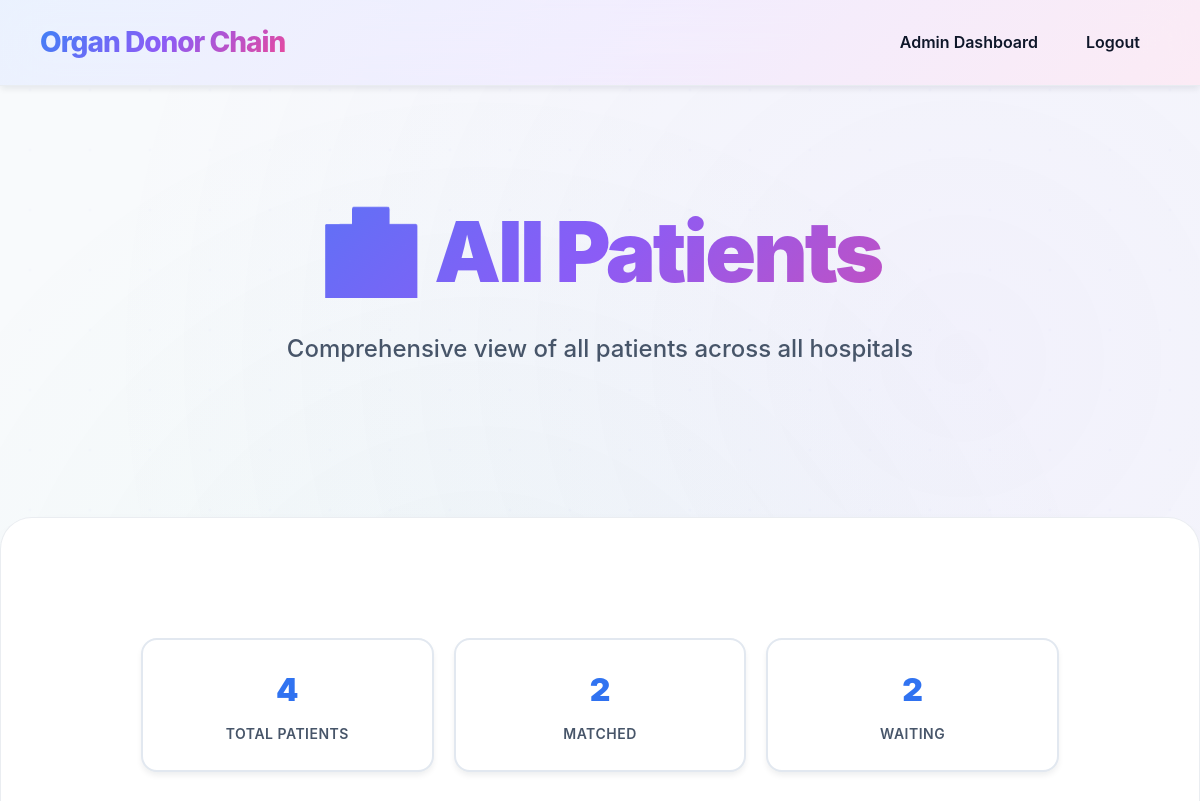
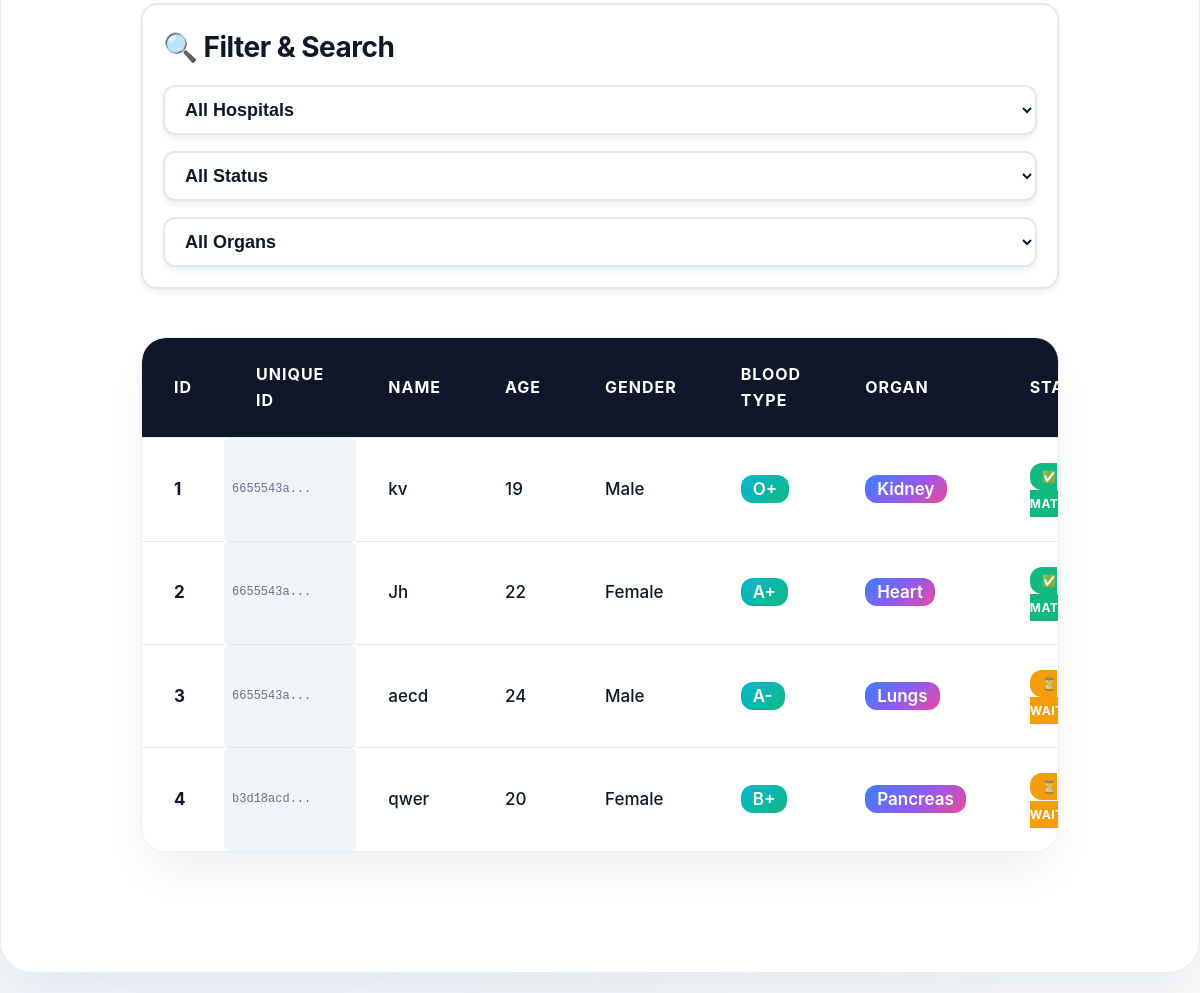
Page /admin_patients (signed in) on the earlier database version (2 pictures, top to bottom).
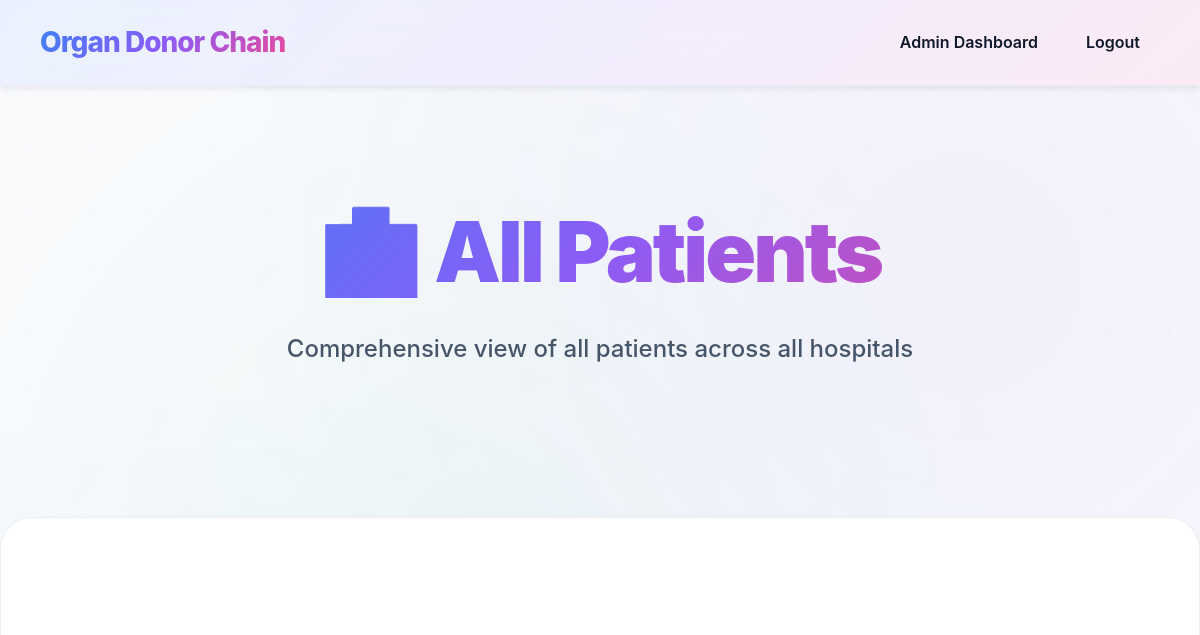
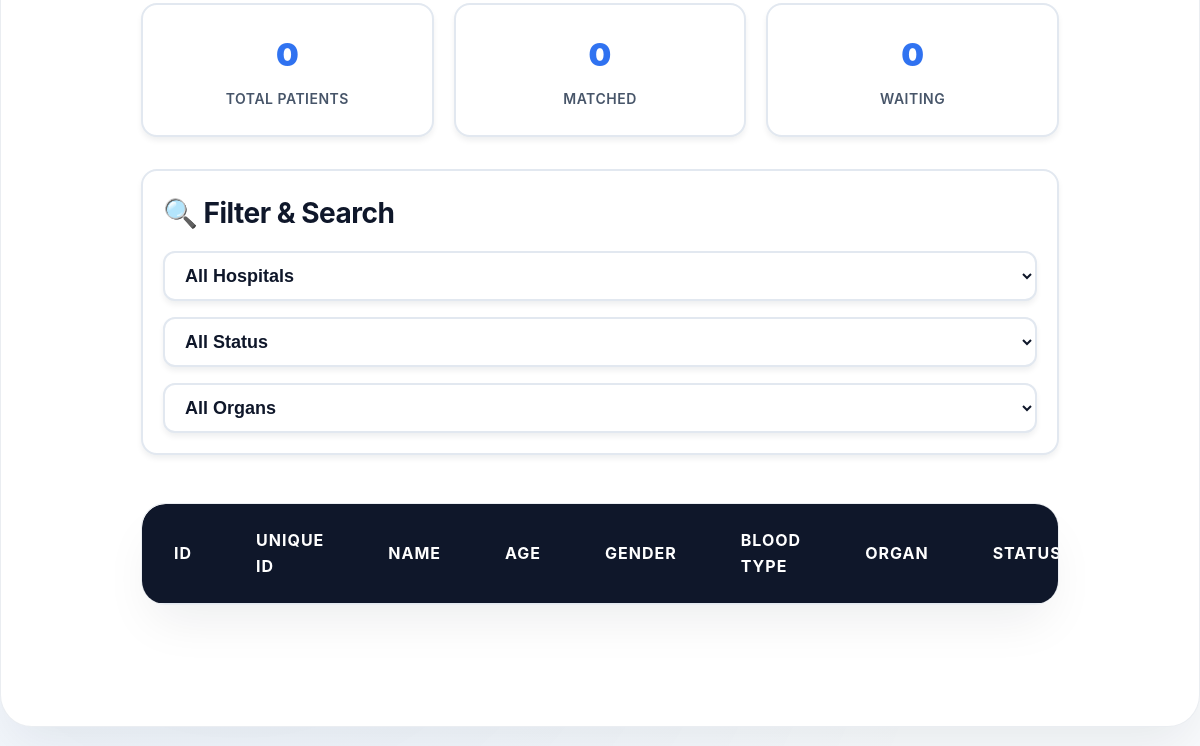
Same page on the later database version (2 pictures, top to bottom).
### tables this page shows
CREATE TABLE patient (
        id INTEGER PRIMARY KEY AUTOINCREMENT,
        unique_id TEXT UNIQUE,
        hospital_id INTEGER,
        name TEXT,
        age INTEGER,
        gender TEXT,
        blood_type TEXT,
        organ TEXT,
        status TEXT DEFAULT 'Not Matched',
        registration_date TEXT DEFAULT CURRENT_TIMESTAMP,
        FOREIGN KEY (hospital_id) REFERENCES hospital(id)
    );

### server/app.py (the view)
@app.route('/admin_patients')
def admin_patients():
    if 'admin' not in session:
        return redirect('/login')
    conn = sqlite3.connect(DB)
    c = conn.cursor()
    try:
        c.execute('''
            SELECT p.id, p.unique_id, p.name, p.age, p.gender, p.blood_type, p.organ, p.status, p.registration_date, h.name as hospital_name
            FROM patient p
            JOIN hospital h ON p.hospital_id = h.id
            ORDER BY p.registration_date ASC
        ''')
        patients = c.fetchall()
    except sqlite3.OperationalError:
        c.execute('''
            SELECT p.id, p.name, p.age, p.gender, p.blood_type, p.organ, p.status, h.name as hospital_name
            FROM patient p
            JOIN hospital h ON p.hospital_id = h.id
            ORDER BY p.id ASC
        ''')
        old_patients = c.fetchall()
        patients = [(p[0], 'N/A', p[1], p[2], p[3], p[4], p[5], p[6], 'N/A', p[7]) for p in old_patients]
    conn.close()
    return render_template('admin_patients.html', patients=patients)

### client/templates/admin_patients.html (shortened to what this page needs)
<!DOCTYPE html>
<html>
<head>
    <link rel="stylesheet" href="../static/style.css">
</head>
<body>
<nav class="navbar">
    <div class="nav-container">
        <a class="brand" href="/login">Organ Donor Chain</a>
        <ul class="nav-links">
            <li><a href="/manage_hospitals">Admin Dashboard</a></li>
            <li><a href="/logout">Logout</a></li>
        </ul>
    </div>
</nav>
<section class="hero">
    <div class="hero-inner">
        <h1>🏥 All Patients</h1>
        <p>Comprehensive view of all patients across all hospitals</p>
    </div>
</section>
<div class="container container-wide">
    <div class="stats-header">
        <div class="stat-card">
            <div class="stat-number">{{ patients|length }}</div>
            <div class="stat-label">Total Patients</div>
        </div>
        <div class="stat-card">
            <div class="stat-number">{{ patients|selectattr('7', 'equalto', 'Matched')|list|length }}</div>
            <div class="stat-label">Matched</div>
        </div>
        <div class="stat-card">
            <div class="stat-number">{{ patients|selectattr('7', 'equalto', 'Not Matched')|list|length }}</div>
            <div class="stat-label">Waiting</div>
        </div>
    </div>
    <div class="hospital-filter">
        <h3 style="margin: 0 0 16px 0; color: var(--text-primary);">🔍 Filter & Search</h3>
        <div class="filter-controls">
            <select class="filter-select" id="hospitalFilter" onchange="filterByHospital()">
                <option value="">All Hospitals</option>
            </select>
            <select class="filter-select" id="statusFilter" onchange="filterByStatus()">
                <option value="">All Status</option>
            </select>
            <select class="filter-select" id="organFilter" onchange="filterByOrgan()">
                <option value="">All Organs</option>
            </select>
        </div>
    </div>
    <div class="table-container">
        <table id="patientsTable">
            <thead>
                <tr>
                    <th>ID</th>
                    <th>Unique ID</th>
                    <th>Name</th>
                    <th>Age</th>
                    <th>Gender</th>
                    <th>Blood Type</th>
                    <th>Organ</th>
                    <th>Status</th>
                </tr>
            </thead>
            <tbody>
                {% for patient in patients %}
                <tr data-hospital="{{ patient[9] }}" data-status="{{ patient[7] }}" data-organ="{{ patient[6] }}">
                    <td><strong>{{ patient[0] }}</strong></td>
                    <td class="unique-id-cell">{{ patient[1][:8] }}...</td>
                    <td>{{ patient[2] }}</td>
                    <td>{{ patient[3] }}</td>
                    <td>{{ patient[4] }}</td>
                    <td><span style="background: var(--secondary-gradient); color: white; padding: 4px 12px; border-radius: 12px; font-weight: 600;">{{ patient[5] }}</span></td>
                    <td><span style="background: var(--primary-gradient); color: white; padding: 4px 12px; border-radius: 12px; font-weight: 600;">{{ patient[6] }}</span></td>
                    <td>
                        {% if patient[7] == 'Matched' %}
                        <span class="status-badge status-matched">✅ Matched</span>
                        {% else %}
                        <span class="status-badge status-not-matched">⏳ Waiting</span>
                        {% endif %}
                    </td>
                </tr>
                {% endfor %}
            </tbody>
        </table>
    </div>
</div>
</body>
</html>

### client/templates/admin_patients.html (style rules this page uses)
.stats-header { display: grid; grid-template-columns: repeat(auto-fit, minmax(200px, 1fr)); gap: 20px; margin-bottom: 32px; }
.stat-card { background: var(--bg-primary); border: 2px solid var(--border-color); border-radius: 16px; padding: 24px; text-align: center; box-shadow: var(--shadow-soft); }
.stat-number { font-size: 32px; font-weight: 900; background: linear-gradient(135deg, #3b82f6 0%, #2563eb 100%); -webkit-background-clip: text; -webkit-text-fill-color: transparent; background-clip: text; margin-bottom: 8px; }
.stat-label { font-size: 14px; font-weight: 600; color: var(--text-secondary); text-transform: uppercase; letter-spacing: 0.5px; }
.hospital-filter { background: var(--bg-primary); border: 2px solid var(--border-color); border-radius: 16px; padding: 20px; margin-bottom: 24px; box-shadow: var(--shadow-soft); }
.filter-controls { display: flex; gap: 16px; align-items: center; flex-wrap: wrap; }
.filter-select { padding: 12px 16px; border: 2px solid var(--border-color); border-radius: 12px; background: var(--bg-primary); color: var(--text-primary); font-weight: 600; min-width: 200px; }

Differences in the rows shown:
removed patient: id "1", patient "6655543a", name "kv", age "19", gender "Male", blood_type "O+", organ "Kidney"
removed patient: id "2", patient "6655543a", name "Jh", age "22", gender "Female", blood_type "A+", organ "Heart"
removed patient: id "3", patient "6655543a", name "aecd", age "24", gender "Male", blood_type "A-", organ "Lungs"
removed patient: id "4", patient "b3d18acd", name "qwer", age "20", gender "Female", blood_type "B+", organ "Pancreas"
Other differences:
{{ patients|length }}: "4" → "0"
{{ patients|selectattr('7', 'equalto', 'Matched')|list|length }}: "2" → "0"
{{ patients|selectattr('7', 'equalto', 'Not Matched')|list|length }}: "2" → "0"
